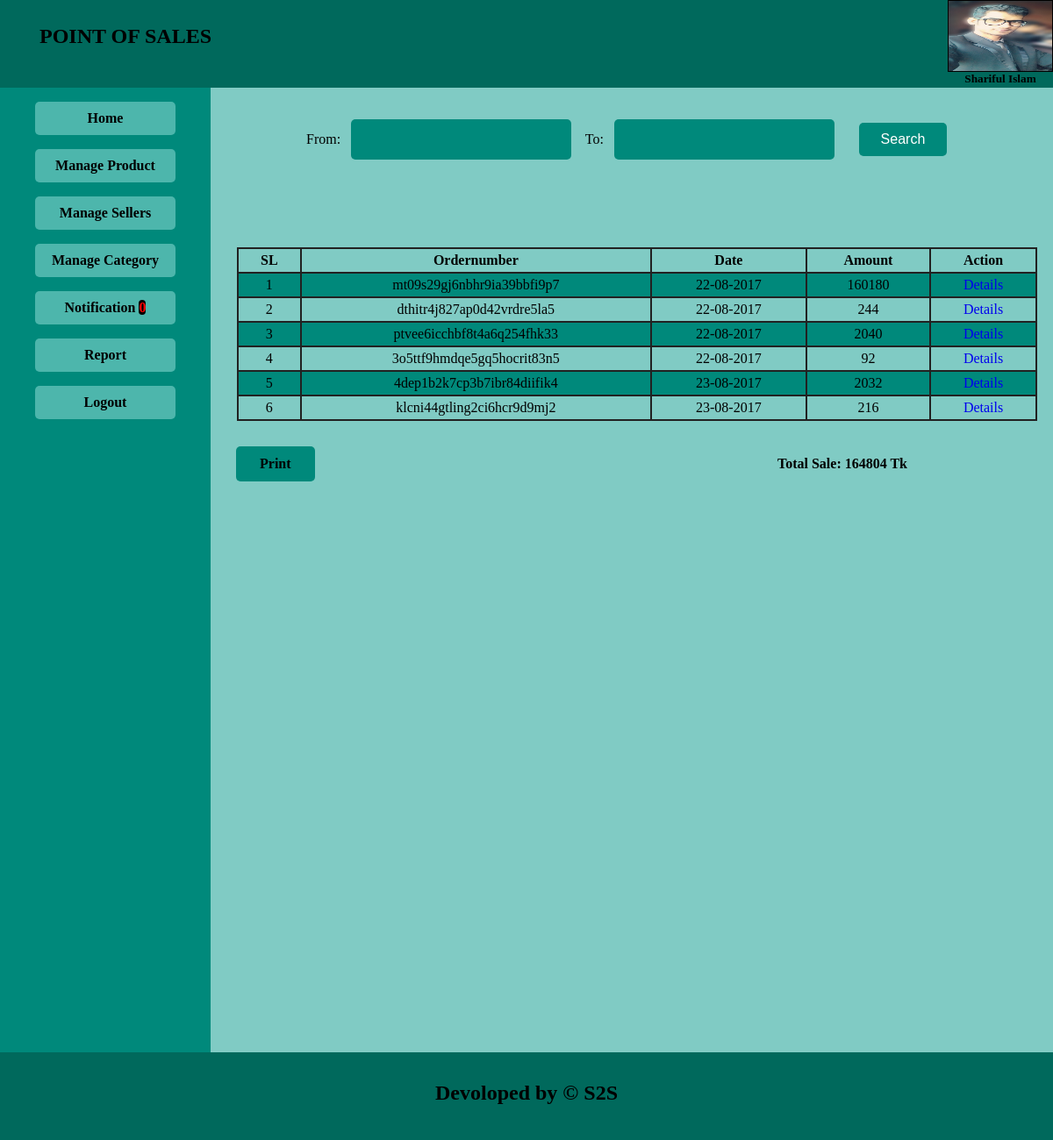
Screenshot of /admin/report.php (signed in) with the database file from the repository.
### tables this page shows
CREATE TABLE `sale_product` (
  `id` int(11) NOT NULL,
  `customer_id` int(11) NOT NULL,
  `voucher_number` varchar(255) NOT NULL,
  `sale_date` varchar(20) NOT NULL,
  `total_amount` float NOT NULL,
  `sellerid` int(11) NOT NULL
);

### admin/report.php (the view, shortened to what this page needs)
<!DOCTYPE html>
<html>
<head>
	<link rel="stylesheet" type="text/css" href="css/style.css">
	<link href="calendar/jquery-ui.css" rel="stylesheet">
</head>
<body>
	<?php require("menu.php");?>
	<section>
		<center>
			<form action="" method="post" style="margin: 20px;" >
				From:<input id="datepicker"  type="text" style="width: 223px; padding:14px; display: inline-block; margin-bottom: 60px" name="d1" class ="tcal" required>
				To:<input id="datepicker1"  type="text" style="width: 223px; padding:14px; display: inline-block;" name="d2" class ="tcal" required>
				<input style="width: 100px; margin-top: 20px; display: inline-block;" type="submit" name="button" value="Search">
			</form>
		</center>
<div id="pdf2htmldiv">
		<table class ="table">
			<tr>
				<th>SL</th>
				<th>Ordernumber</th>
				<th>Date</th>
				<th>Amount</th>
				<th>Action</th>
			</tr>
			<?php
			if(isset($_POST['button'])){
				$from = $_POST['d1'];
				$to = $_POST['d2'];
				$query="SELECT * FROM sale_product WHERE sale_date >= '$from' AND sale_date <= '$to'";
			 }
			 else{
			 	$query="SELECT * FROM sale_product";
			 }
			$con = mysqli_connect('localhost', 'root', '', 'dbpos') or die('Database not Found.');
				$exquery = mysqli_query($con,$query);
				$i=0;
				$sum = 0;
        while ($result = mysqli_fetch_array($exquery)) {
           $i++;
				?>
				<tr>
					<td><?php echo $i;?></td>
					<td><?php echo $result['voucher_number'];?></td>
					<td><?php echo $result['sale_date'];?></td>
					<td><?php $total_all=$result['total_amount']; echo $total_all;?></td>
					<td><a href="report_details.php?detailsid=<?php echo $result['voucher_number'];?>">Details</a></td>
				</tr>
				<?php $sum = $sum+$total_all;?>
				<?php }?>
			</table>
			<p style="font-weight: bold; text-align: center; margin-left: 50%; margin-top: 0px;">Total Sale: <?php echo $sum; ?> Tk</p>
				</div>
				    <ul><li ><a  href="javascript:pdfToHTML()"> Print</a></li></ul>
		</section>
		<footer>
			<h2 style="text-align: center;margin: 0;padding: 33px 0px;">Devoloped by &copy; S2S</h2>
		</footer>
	</body>
	</html>

### admin/css/style.css (style rules this page uses)
body { margin: 0; padding: 0; width:100%; height: 1200px; }
a { text-decoration:none; }
section { background: #80cbc4 ; width: 80%; overflow: hidden; height: 1100px; }
footer { background: #00695c ; width: 100%; height: 100px; }
.table { border-collapse: collapse; border-spacing: 0; border: 2px solid #212121; width: 95%; margin: 40px 30px; }
.table, .table td,.table th { border: 2px solid #212121; padding: 4px 8px; text-align: center; }
.table tr:nth-child(even) { background-color: #00897b }
section ul { list-style: none; margin: 0; padding: 0; }
section ul li a { float: left; text-decoration: none; margin: -45px 29px; padding: 11px 27px; display: block; background-color: #00897b; font-weight: bold; color: #000; text-align: center; border-radius: 5px; }
input { display: block; background: #00897b ; width: 90%; padding: 10px 15px; margin: 5px 12px; border: none; border-radius: 5px; color: white; font-size: 16px; }

### rows the page displays
sale_product: voucher_number "mt09s29gj6nbhr9ia39bbfi9p7", sale_date "22-08-2017", total_amount "160180"
sale_product: voucher_number "dthitr4j827ap0d42vrdre5la5", sale_date "22-08-2017", total_amount "244"
sale_product: voucher_number "ptvee6icchbf8t4a6q254fhk33", sale_date "22-08-2017", total_amount "2040"
sale_product: voucher_number "3o5ttf9hmdqe5gq5hocrit83n5", sale_date "22-08-2017", total_amount "92"
sale_product: voucher_number "4dep1b2k7cp3b7ibr84diifik4", sale_date "23-08-2017", total_amount "2032"
sale_product: voucher_number "klcni44gtling2ci6hcr9d9mj2", sale_date "23-08-2017", total_amount "216"

### other values shown
$_SESSION['name'] "Shariful Islam…"
$val "0"
$sum "164804"
